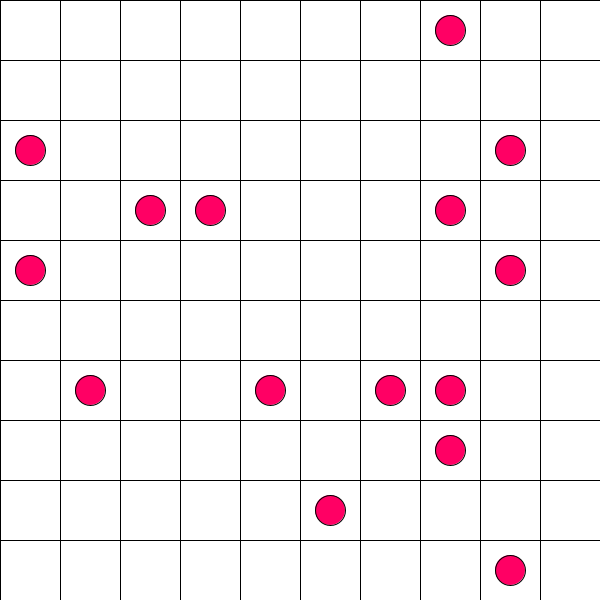
Frame 1 (no input)
Frame 60 (the mouse pressed at the canvas centre just before this capture): identical to frame 1, image omitted
Frame 120 (the mouse held since frame 60 and released just before this capture): identical to frame 1, image omitted

The Processing sketch that drew this single still picture (run headless with seeded random() and noise(); from frame 60 on, the mouse is pressed at the canvas centre):

// Processing sketch: minswpeer
// ── minswpeer.pde
import java.util.ArrayList;

 ArrayList<cell> grid = new ArrayList<cell>();
int rows=10;
int cols=10;


void setup(){
  size(600,600);
  
  for(int i=0;i<rows;i++){
    for(int j=0;j<cols;j++){
    grid.add(new cell(i,j));
    }
  }
  
  //print();
  
  
  
}


void draw(){
  background(255);
  for(cell c : grid){
    c.show();
    
  }
  
}

// ── cell.pde
class cell{
  
  int x;
  int y;
  int i;
  int j;
  int side=width/10;
  boolean bee;
  
  cell(int i_,int j_){
     i=i_;
     j=j_;
     x=i*side;
     y=j*side;
     if(random(1)>0.8){
       bee=true;
     } else {
       bee=false;
     }
     
     //print(x+':'+y+":"+i+":"+j);
   
  }
  
  void show(){
    fill(255);
    rect(x,y,60,60);
    if(bee){
      fill(255,0,100);
     ellipse(x+side/2,y+side/2,side/2,side/2); 
    }
  }
  
  int takeIndex(int i,int j){
    int index=i * j * cols;
    return index;
  }
  
  void checkNaighbours(){
    int n=0;
    int top=takeIndex(i,j-1);
    int rigth=takeIndex(i+1,j);
    int down=takeIndex(i,j+1);
    int left=takeIndex(i-1,j);
    
  }
  
  
  
}
